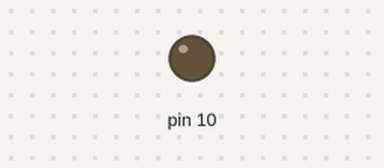
Bench run of a sketch on a simulated Arduino Uno, built with avr-gcc and run on an emulated ATmega328P. On the bench: output pins drawn as LEDs (lit = HIGH).

Above: at 0.1 s.
At 1.35 s:
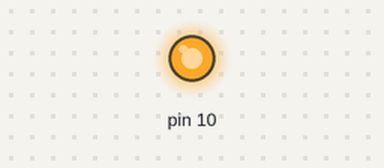
Timing chart, 0 to 4.3 s (numbered marks = the images above):
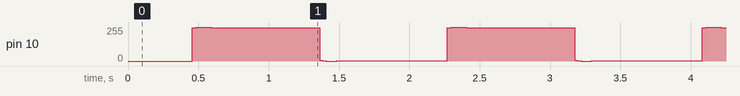

The sketch:

SineWave.ino
```cpp
// Generate a low frequency near sine wane signal.

// Add an electrolytic cap & oscilloscope btw pin 10 and GND


int F = 1;
int Fs = 500;
int n = 500;
float t;
int sampling_interval;
byte samples[1000];

void setup() {
  pinMode(10, OUTPUT);
  for (int n = 0; n < 500; n++)
  {
    t = (float) n / Fs;
    samples[n] = (byte) (127.0 * sin(2 * 3.14 * t) + 127.0 );
  }
  sampling_interval = 10000000 / (F * n);

}
void loop() {
  for (int j = 0; j < 500; j++) {
    analogWrite(10, samples[j]);
    delayMicroseconds(sampling_interval);
  }
}
```

Measured:
- by itself, pin 10: repeats every 1.8 s: 251/255 0.01 s, 252/255 0.02 s, 253/255 0.07 s, 252/255 0.01 s, 251/255 0.01 s, 250/255 0.76 s, 4/255 0.02 s, 2/255 0.01 s, 1/255 0.01 s, 0/255 0.07 s, 1/255 0.01 s, 2/255 0.01 s, 3/255 0.76 s, 249/255 0.02 s
